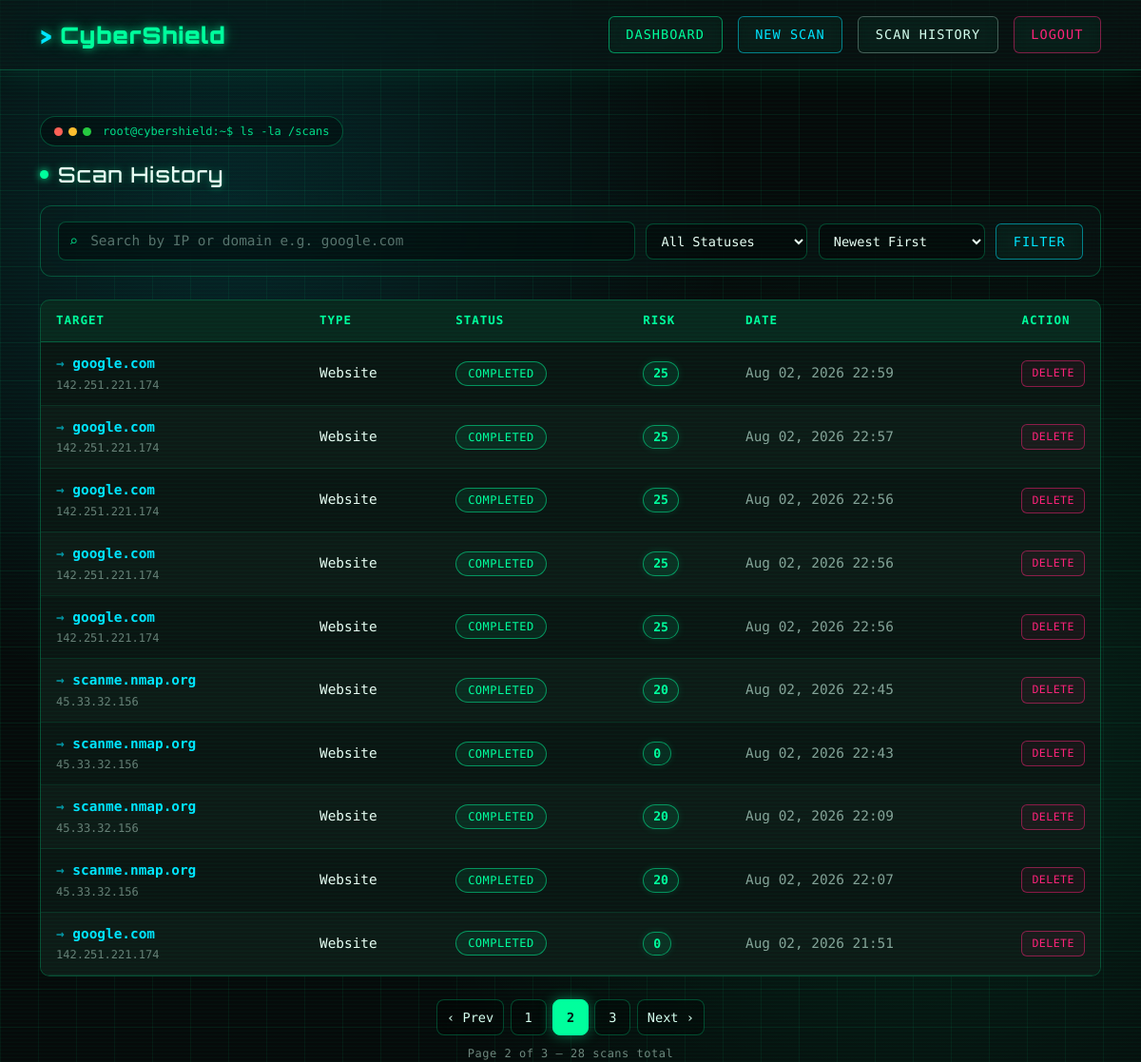
The page /scanner/history/?page=2 (signed in) on the database its author committed.
### scanner/models.py (models this page shows, shortened)
class Scan(models.Model):
    SCAN_TYPES = [
        ("website", "Website"),
        ("ip", "IP Address"),
        ("domain", "Domain"),
    ]
    STATUS = [
        ("pending", "Pending"),
        ("running", "Running"),
        ("completed", "Completed"),
        ("failed", "Failed"),
    ]
    user = models.ForeignKey(
        User,
        on_delete=models.CASCADE
    )
    target = models.CharField(max_length=255)
    ip_address = models.GenericIPAddressField(
    null=True,
    blank=True
    )
    scan_type = models.CharField(
        max_length=20,
        choices=SCAN_TYPES
    )
    status = models.CharField(
        max_length=20,
        choices=STATUS,
        default="pending"
    )
    risk_score = models.IntegerField(default=0)
    ssl_enabled = models.BooleanField(default=False)
    ssl_issuer = models.CharField(
        max_length=255,
        blank=True
    )
    ssl_expiry = models.DateTimeField(
        null=True,
        blank=True
    )
    tls_version = models.CharField(
        max_length=50,
        blank=True
    )
    ai_recommendation = models.TextField(
        blank=True,
        null=True,
    )
    ai_generated_at = models.DateTimeField(
        blank=True,
        null=True,
    )
    created_at = models.DateTimeField(auto_now_add=True)
    completed_at = models.DateTimeField(
        null=True,
        blank=True
    )

### scanner/views.py (the view)
# urls.py: path("history/", scan_history, name="scan_history"),
@login_required
def scan_history(request):
    scans = Scan.objects.filter(user=request.user)
    query = request.GET.get("q", "").strip()
    if query:
        scans = scans.filter(
            Q(target__icontains=query) | Q(ip_address__icontains=query)
        )
    status = request.GET.get("status", "").strip()
    if status:
        scans = scans.filter(status=status)
    sort = request.GET.get("sort", "").strip()
    if sort == "risk_high":
        scans = scans.order_by("-risk_score", "-created_at")
    elif sort == "risk_low":
        scans = scans.order_by("risk_score", "-created_at")
    else:
        scans = scans.order_by("-created_at")
    paginator = Paginator(scans, 10)
    page_number = request.GET.get("page")
    scans_page = paginator.get_page(page_number)
    querystring = request.GET.copy()
    querystring.pop("page", None)
    context = {
        "scans": scans_page,
        "query": query,
        "selected_status": status,
        "selected_sort": sort,
        "status_choices": Scan.STATUS,
        "querystring": querystring.urlencode(),
    }
    return render(request, "scanner/history.html", context)

### scanner/templates/scanner/history.html (shortened to what this page needs)
{% extends "base.html" %}
{% block content %}
<div class="terminal-tag mb-3">
    <span class="dot dot-red"></span>
    <span class="dot dot-yellow"></span>
    <span class="dot dot-green"></span>
    <span class="terminal-path">root@cybershield:~$ ls -la /scans {% if query %}| grep "{{ query }}"{% endif %}</span>
</div>
<h2 class="section-title"><span class="pulse-dot"></span> Scan History</h2>
<form method="get" class="filter-bar mb-4">
    <div class="search-wrap">
        <span class="search-icon">⌕</span>
        <input
            type="text"
            name="q"
            class="search-input"
            placeholder="Search by IP or domain e.g. google.com"
            value="{{ query }}"
            autocomplete="off"
        >
    </div>
    <select name="status" class="filter-select">
        <option value="">All Statuses</option>
    </select>
    <select name="sort" class="filter-select">
        <option value="">Newest First</option>
    </select>
    <button type="submit" class="btn btn-info glow-btn filter-submit">Filter</button>
</form>
<div class="table-wrap">
    <div class="table-scroll">
        <table class="table cyber-table mb-0">
            <thead>
                <tr>
                    <th>Target</th>
                    <th>Type</th>
                    <th>Status</th>
                    <th>Risk</th>
                    <th>Date</th>
                    <th class="action-col">Action</th>
                </tr>
            </thead>
            <tbody>
                {% for scan in scans %}
                <tr>
                    <td>
                        <a class="target-link" href="{% url 'scan_detail' scan.id %}">
                            {{ scan.target }}
                        </a>
                        {% if scan.ip_address %}
                        <div class="ip-subtext">{{ scan.ip_address }}</div>
                        {% endif %}
                    </td>
                    <td>{{ scan.get_scan_type_display }}</td>
                    <td>
                        <span class="status-pill status-{{ scan.status }}">{{ scan.get_status_display }}</span>
                    </td>
                    <td>
                        <span class="risk-badge-sm">{{ scan.risk_score }}</span>
                    </td>
                    <td class="date-cell">{{ scan.created_at|date:"M d, Y H:i" }}</td>
                    <td>
                        <a href="{% url 'delete_scan' scan.id %}" class="btn-delete-sm">Delete</a>
                    </td>
                </tr>
                {% endfor %}
            </tbody>
        </table>
    </div>
</div>
{% if scans.has_other_pages %}
<nav class="cyber-pagination mt-4" aria-label="Scan history pages">
    <ul class="pagination-list">
        {% if scans.has_previous %}
            <li>
                <a class="page-link-cyber" href="?page={{ scans.previous_page_number }}{% if querystring %}&{{ querystring }}{% endif %}">‹ Prev</a>
            </li>
        {% else %}
            <li><span class="page-link-cyber disabled">‹ Prev</span></li>
        {% endif %}
        {% for num in scans.paginator.page_range %}
            {% if num == scans.number %}
                <li><span class="page-link-cyber active">{{ num }}</span></li>
            {% elif num > scans.number|add:"-3" and num < scans.number|add:"3" %}
                <li><a class="page-link-cyber" href="?page={{ num }}{% if querystring %}&{{ querystring }}{% endif %}">{{ num }}</a></li>
            {% endif %}
        {% endfor %}
        {% if scans.has_next %}
            <li>
                <a class="page-link-cyber" href="?page={{ scans.next_page_number }}{% if querystring %}&{{ querystring }}{% endif %}">Next ›</a>
            </li>
        {% else %}
            <li><span class="page-link-cyber disabled">Next ›</span></li>
        {% endif %}
    </ul>
    <div class="pagination-info">
        Page {{ scans.number }} of {{ scans.paginator.num_pages }} — {{ scans.paginator.count }} scan{{ scans.paginator.count|pluralize }} total
    </div>
</nav>
{% endif %}
{% endblock %}

### templates/base.html (style rules this page uses)
:root { --neon-green: #00ff9d; --neon-cyan: #00e5ff; --neon-pink: #ff2079; --glass-bg: rgba(15, 25, 25, 0.45); --glass-border: rgba(0, 255, 157, 0.25); --bg-dark: #060a0a; --bs-body-color: #d7fff0; --bs-body-color-rgb: 215, 255, 240; --bs-emphasis-color: #eafff5; --bs-secondary-color: rgba(215, 255, 240, 0.65); --bs-tertiary-color: rgba(215, 255, 240, 0.45); --bs-heading-color: #eafff5; --bs-link-color: #00e5ff; --bs-link-color-rgb: 0, 229, 255; --bs-link-hover-color: #00ff9d; --bs-card-color: #d7fff0; --bs-card-cap-color: #eafff5; --bs-card-bg: transparent; --bs-card-border-color: rgba(0, 255, 157, 0.25); --bs-table-color: #d7fff0; --bs-table-bg: transparent; --bs-table-border-color: rgba(0, 255, 157, 0.15); --bs-table-striped-color: #d7fff0; --bs-table-striped-bg: rgba(0, 255, 157, 0.04); --bs-table-hover-color: #eafff5; --bs-table-hover-bg: rgba(0, 255, 157, 0.06); --bs-form-control-color: #eafff5; --bs-form-select-color: #eafff5; --bs-alert-bg: transparent; --bs-alert-border-color: transparent; }
* { box-sizing: border-box; }
html, body { min-height: 100%; }
body { background-color: var(--bg-dark); background-image: linear-gradient(rgba(0, 255, 157, 0.06) 1px, transparent 1px), linear-gradient(90deg, rgba(0, 255, 157, 0.06) 1px, transparent 1px), radial-gradient(circle at 20% 20%, rgba(0, 229, 255, 0.12), transparent 40%), radial-gradient(circle at 80% 70%, rgba(0, 255, 157, 0.10), transparent 45%); background-size: 40px 40px, 40px 40px, cover, cover; color: #d7fff0; font-family: 'Share Tech Mono', monospace; min-height: 100vh; position: relative; overflow-x: hidden; }
body::before { content: ""; position: fixed; inset: 0; pointer-events: none; background: repeating-linear-gradient( 0deg, rgba(0, 255, 157, 0.03) 0px, rgba(0, 255, 157, 0.03) 1px, transparent 2px, transparent 4px ); z-index: 1000; }
h1, h2, h3, h4, h5, h6, .navbar-brand { font-family: 'Orbitron', sans-serif; letter-spacing: 1px; }
:where(p, span, div, td, th, li, label, small, dt, dd, legend) { color: #d7fff0; }
:where(h1, h2, h3, h4, h5, h6, strong, b, .card-title) { color: #eafff5; }
.btn { font-family: 'Share Tech Mono', monospace; border-radius: 6px; border: 1px solid var(--glass-border); background: rgba(0, 255, 157, 0.04); backdrop-filter: blur(8px); -webkit-backdrop-filter: blur(8px); color: #d7fff0; text-transform: uppercase; letter-spacing: 1px; font-size: 0.85rem; padding: 0.5rem 1.1rem; transition: all 0.25s ease; position: relative; overflow: hidden; }
.btn-info { border-color: rgba(0, 229, 255, 0.5); color: var(--neon-cyan); }
.table { background-color: transparent; }
a { color: var(--neon-cyan); }
.form-control, .form-select, input, textarea, select { background-color: rgba(0, 0, 0, 0.35); color: #eafff5; border-color: var(--glass-border); }
input::placeholder, textarea::placeholder { color: rgba(215, 255, 240, 0.4); }

### rows shown on the page
Scan: target "google.com", ip_address "142.251.221.174", scan_type "Website", status "COMPLETED", risk_score "25", created_at "Aug 02, 2026 22:59"
Scan: target "google.com", ip_address "142.251.221.174", scan_type "Website", status "COMPLETED", risk_score "25", created_at "Aug 02, 2026 22:57"
Scan: target "google.com", ip_address "142.251.221.174", scan_type "Website", status "COMPLETED", risk_score "25", created_at "Aug 02, 2026 22:56"
Scan: target "google.com", ip_address "142.251.221.174", scan_type "Website", status "COMPLETED", risk_score "25", created_at "Aug 02, 2026 22:56"
Scan: target "google.com", ip_address "142.251.221.174", scan_type "Website", status "COMPLETED", risk_score "25", created_at "Aug 02, 2026 22:56"
Scan: target "scanme.nmap.org", ip_address "45.33.32.156", scan_type "Website", status "COMPLETED", risk_score "20", created_at "Aug 02, 2026 22:45"
Scan: target "scanme.nmap.org", ip_address "45.33.32.156", scan_type "Website", status "COMPLETED", risk_score "0", created_at "Aug 02, 2026 22:43"
Scan: target "scanme.nmap.org", ip_address "45.33.32.156", scan_type "Website", status "COMPLETED", risk_score "20", created_at "Aug 02, 2026 22:09"
Scan: target "scanme.nmap.org", ip_address "45.33.32.156", scan_type "Website", status "COMPLETED", risk_score "20", created_at "Aug 02, 2026 22:07"
Scan: target "google.com", ip_address "142.251.221.174", scan_type "Website", status "COMPLETED", risk_score "0", created_at "Aug 02, 2026 21:51"

### other values the page prints
{{ num }} "1" "3"
{{ num }} "2"
{{ scans.number }} "2"
{{ scans.paginator.num_pages }} "3"
{{ scans.paginator.count }} "28"
